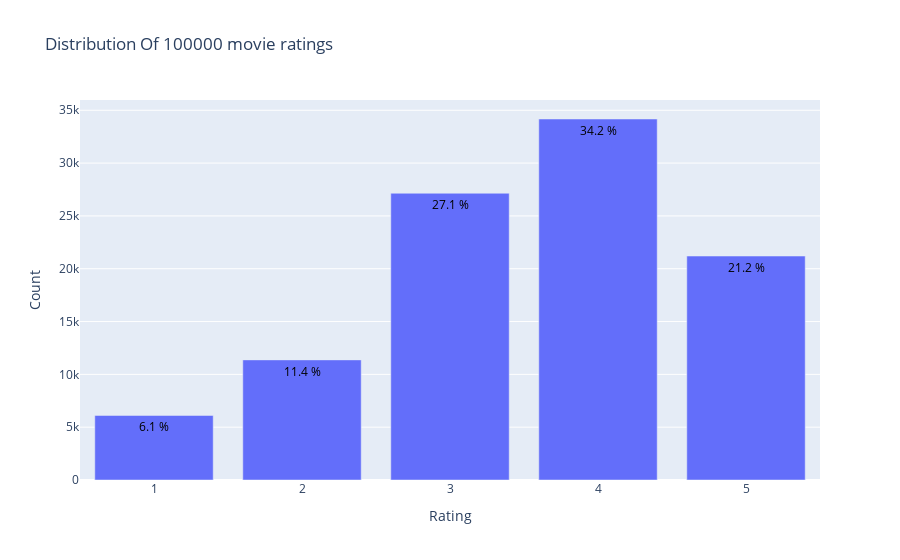

This figure's notebook cell:
### Markdown cell above
## Ratings Distribution By Movie

### Code cell
import plotly
from plotly.offline import init_notebook_mode, plot, iplot
import plotly.graph_objs as go

init_notebook_mode(connected=True)

data = df['rating'].value_counts().sort_index(ascending=False)
trace = go.Bar(x = data.index,
               text = ['{:.1f} %'.format(val) for val in (data.values / df.shape[0] * 100)],
               textposition = 'auto',
               textfont = dict(color = '#000000'),
               y = data.values,
               )
# Create layout
layout = dict(title = 'Distribution Of {} movie ratings'.format(df.shape[0]),
              xaxis = dict(title = 'Rating'),
              yaxis = dict(title = 'Count'))
# Create plot
fig = go.Figure(data=[trace], layout=layout)
iplot(fig)

### Figure 1 — Plotly figure (JSON) as saved in the notebook; plotly's stock layout.template omitted (floating-point values rounded to 4 significant figures)
{"data": [{"text": ["21.2 %", "34.2 %", "27.1 %", "11.4 %", "6.1 %"], "textfont": {"color": "#000000"}, "textposition": "auto", "type": "bar", "x": [5, 4, 3, 2, 1], "y": [21201, 34174, 27145, 11370, 6110]}], "layout": {"title": {"text": "Distribution Of 100000 movie ratings"}, "xaxis": {"title": {"text": "Rating"}}, "yaxis": {"title": {"text": "Count"}}}}
